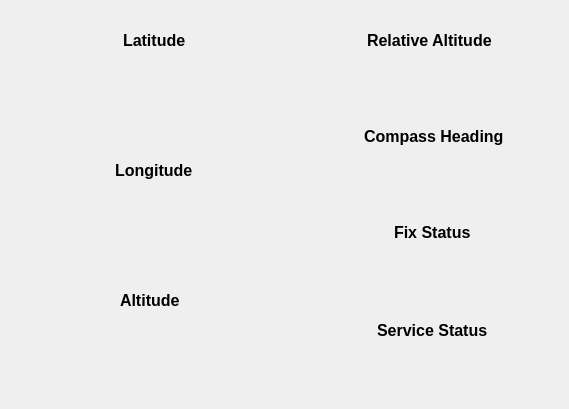
    <widget class="QWidget" name="tab_7">
     <attribute name="title">
      <string>GPS Raw</string>
     </attribute>
     <widget class="QCustomPlot" name="widget_gps_comp_hdg" native="true">
      <property name="geometry">
       <rect>
        <x>300</x>
        <y>126</y>
        <width>260</width>
        <height>80</height>
       </rect>
      </property>
      <widget class="QLabel" name="label_34">
       <property name="geometry">
        <rect>
         <x>64</x>
         <y>0</y>
         <width>141</width>
         <height>20</height>
        </rect>
       </property>
       <property name="font">
        <font>
         <pointsize>12</pointsize>
         <weight>75</weight>
         <bold>true</bold>
        </font>
       </property>
       <property name="text">
        <string>Compass Heading</string>
       </property>
      </widget>
     </widget>
     <widget class="QCustomPlot" name="widget_gps_rel_alt" native="true">
      <property name="geometry">
       <rect>
        <x>300</x>
        <y>30</y>
        <width>260</width>
        <height>80</height>
       </rect>
      </property>
      <widget class="QLabel" name="label_35">
       <property name="geometry">
        <rect>
         <x>67</x>
         <y>0</y>
         <width>141</width>
         <height>20</height>
        </rect>
       </property>
       <property name="font">
        <font>
         <pointsize>12</pointsize>
         <weight>75</weight>
         <bold>true</bold>
        </font>
       </property>
       <property name="text">
        <string>Relative Altitude</string>
       </property>
      </widget>
     </widget>
     <widget class="QCustomPlot" name="widget_gps_fix" native="true">
      <property name="geometry">
       <rect>
        <x>300</x>
        <y>222</y>
        <width>260</width>
        <height>80</height>
       </rect>
      </property>
      <widget class="QLabel" name="label_36">
       <property name="geometry">
        <rect>
         <x>94</x>
         <y>0</y>
         <width>81</width>
         <height>21</height>
        </rect>
       </property>
       <property name="font">
        <font>
         <family>Ubuntu</family>
         <pointsize>12</pointsize>
         <weight>75</weight>
         <italic>false</italic>
         <bold>true</bold>
        </font>
       </property>
       <property name="text">
        <string>Fix Status</string>
       </property>
      </widget>
     </widget>
     <widget class="QCustomPlot" name="widget_gps_service" native="true">
      <property name="geometry">
       <rect>
        <x>300</x>
        <y>320</y>
        <width>260</width>
        <height>80</height>
       </rect>
      </property>
      <widget class="QLabel" name="label_37">
       <property name="geometry">
        <rect>
         <x>77</x>
         <y>0</y>
         <width>121</width>
         <height>21</height>
        </rect>
       </property>
       <property name="font">
        <font>
         <family>Ubuntu</family>
         <pointsize>12</pointsize>
         <weight>75</weight>
         <italic>false</italic>
         <bold>true</bold>
        </font>
       </property>
       <property name="text">
        <string>Service Status</string>
       </property>
      </widget>
     </widget>
     <widget class="QCustomPlot" name="widget_gps_lon" native="true">
      <property name="geometry">
       <rect>
        <x>20</x>
        <y>160</y>
        <width>260</width>
        <height>110</height>
       </rect>
      </property>
      <widget class="QLabel" name="label_26">
       <property name="geometry">
        <rect>
         <x>95</x>
         <y>0</y>
         <width>91</width>
         <height>21</height>
        </rect>
       </property>
       <property name="font">
        <font>
         <family>Ubuntu</family>
         <pointsize>12</pointsize>
         <weight>75</weight>
         <italic>false</italic>
         <bold>true</bold>
        </font>
       </property>
       <property name="text">
        <string>Longitude</string>
       </property>
      </widget>
     </widget>
     <widget class="QCustomPlot" name="widget_gps_lat" native="true">
      <property name="geometry">
       <rect>
        <x>20</x>
        <y>30</y>
        <width>260</width>
        <height>110</height>
       </rect>
      </property>
      <widget class="QLabel" name="label_25">
       <property name="geometry">
        <rect>
         <x>103</x>
         <y>0</y>
         <width>81</width>
         <height>21</height>
        </rect>
       </property>
       <property name="font">
        <font>
         <family>Ubuntu</family>
         <pointsize>12</pointsize>
         <weight>75</weight>
         <italic>false</italic>
         <bold>true</bold>
        </font>
       </property>
       <property name="text">
        <string>Latitude</string>
       </property>
      </widget>
     </widget>
     <widget class="QCustomPlot" name="widget_gps_alt" native="true">
      <property name="geometry">
       <rect>
        <x>20</x>
        <y>290</y>
        <width>260</width>
        <height>110</height>
       </rect>
      </property>
      <widget class="QLabel" name="label_27">
       <property name="geometry">
        <rect>
         <x>100</x>
         <y>0</y>
         <width>81</width>
         <height>21</height>
        </rect>
       </property>
       <property name="font">
        <font>
         <family>Ubuntu</family>
         <pointsize>12</pointsize>
         <weight>75</weight>
         <italic>false</italic>
         <bold>true</bold>
        </font>
       </property>
       <property name="text">
        <string>Altitude</string>
       </property>
      </widget>
     </widget>
    </widget>
